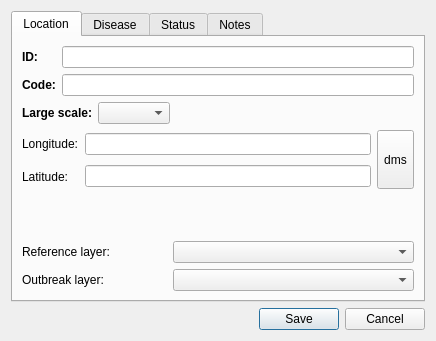
<?xml version="1.0" encoding="UTF-8"?>
<ui version="4.0">
 <class>Dialog</class>
 <widget class="QDialog" name="Dialog">
  <property name="geometry">
   <rect>
    <x>0</x>
    <y>0</y>
    <width>436</width>
    <height>341</height>
   </rect>
  </property>
  <property name="windowTitle">
   <string>Dialog</string>
  </property>
  <layout class="QGridLayout" name="gridLayout_14">
   <item row="0" column="0" colspan="2">
    <widget class="QTabWidget" name="tabWidget">
     <property name="layoutDirection">
      <enum>Qt::LeftToRight</enum>
     </property>
     <property name="tabShape">
      <enum>QTabWidget::Rounded</enum>
     </property>
     <property name="currentIndex">
      <number>0</number>
     </property>
     <widget class="QWidget" name="tab">
      <attribute name="title">
       <string>Location</string>
      </attribute>
      <layout class="QGridLayout" name="gridLayout_11">
       <item row="0" column="0">
        <widget class="QLabel" name="label_3">
         <property name="font">
          <font>
           <weight>75</weight>
           <bold>true</bold>
          </font>
         </property>
         <property name="text">
          <string>ID:</string>
         </property>
        </widget>
       </item>
       <item row="0" column="1" colspan="3">
        <widget class="QLineEdit" name="lineEdit_3">
         <property name="minimumSize">
          <size>
           <width>311</width>
           <height>0</height>
          </size>
         </property>
         <property name="alignment">
          <set>Qt::AlignLeading|Qt::AlignLeft|Qt::AlignVCenter</set>
         </property>
        </widget>
       </item>
       <item row="1" column="0">
        <widget class="QLabel" name="label_6">
         <property name="font">
          <font>
           <weight>75</weight>
           <bold>true</bold>
          </font>
         </property>
         <property name="text">
          <string>Code:</string>
         </property>
        </widget>
       </item>
       <item row="1" column="1" colspan="3">
        <widget class="QLineEdit" name="lineEdit_5">
         <property name="minimumSize">
          <size>
           <width>311</width>
           <height>0</height>
          </size>
         </property>
         <property name="alignment">
          <set>Qt::AlignLeading|Qt::AlignLeft|Qt::AlignVCenter</set>
         </property>
        </widget>
       </item>
       <item row="2" column="0" colspan="2">
        <widget class="QLabel" name="label_9">
         <property name="font">
          <font>
           <weight>75</weight>
           <bold>true</bold>
          </font>
         </property>
         <property name="text">
          <string>Large scale:</string>
         </property>
        </widget>
       </item>
       <item row="2" column="2">
        <widget class="QComboBox" name="comboBox_4">
         <property name="maximumSize">
          <size>
           <width>78</width>
           <height>16777215</height>
          </size>
         </property>
        </widget>
       </item>
       <item row="2" column="3">
        <spacer name="horizontalSpacer_3">
         <property name="orientation">
          <enum>Qt::Horizontal</enum>
         </property>
         <property name="sizeHint" stdset="0">
          <size>
           <width>189</width>
           <height>20</height>
          </size>
         </property>
        </spacer>
       </item>
       <item row="3" column="0" colspan="4">
        <layout class="QGridLayout" name="gridLayout_2">
         <item row="0" column="0">
          <widget class="QLabel" name="label">
           <property name="text">
            <string>Longitude:</string>
           </property>
          </widget>
         </item>
         <item row="0" column="1">
          <widget class="QLineEdit" name="lineEdit">
           <property name="alignment">
            <set>Qt::AlignRight|Qt::AlignTrailing|Qt::AlignVCenter</set>
           </property>
          </widget>
         </item>
         <item row="0" column="2" rowspan="2">
          <widget class="QToolButton" name="toolButton_3">
           <property name="minimumSize">
            <size>
             <width>0</width>
             <height>59</height>
            </size>
           </property>
           <property name="text">
            <string>dms</string>
           </property>
          </widget>
         </item>
         <item row="1" column="0">
          <widget class="QLabel" name="label_2">
           <property name="text">
            <string>Latitude:</string>
           </property>
          </widget>
         </item>
         <item row="1" column="1">
          <widget class="QLineEdit" name="lineEdit_2">
           <property name="alignment">
            <set>Qt::AlignRight|Qt::AlignTrailing|Qt::AlignVCenter</set>
           </property>
          </widget>
         </item>
        </layout>
       </item>
       <item row="4" column="3">
        <spacer name="verticalSpacer_3">
         <property name="orientation">
          <enum>Qt::Vertical</enum>
         </property>
         <property name="sizeHint" stdset="0">
          <size>
           <width>20</width>
           <height>11</height>
          </size>
         </property>
        </spacer>
       </item>
       <item row="5" column="0" colspan="4">
        <layout class="QGridLayout" name="gridLayout_6">
         <item row="0" column="0">
          <widget class="QLabel" name="label_4">
           <property name="text">
            <string>Reference layer:</string>
           </property>
          </widget>
         </item>
         <item row="0" column="1">
          <widget class="QComboBox" name="comboBox">
           <property name="minimumSize">
            <size>
             <width>241</width>
             <height>0</height>
            </size>
           </property>
          </widget>
         </item>
        </layout>
       </item>
       <item row="6" column="0" colspan="4">
        <layout class="QGridLayout" name="gridLayout_3">
         <item row="0" column="0">
          <widget class="QLabel" name="label_10">
           <property name="text">
            <string>Outbreak layer:</string>
           </property>
          </widget>
         </item>
         <item row="0" column="1">
          <widget class="QComboBox" name="comboBox_5">
           <property name="minimumSize">
            <size>
             <width>241</width>
             <height>0</height>
            </size>
           </property>
          </widget>
         </item>
        </layout>
       </item>
      </layout>
     </widget>
     <widget class="QWidget" name="tab_2">
      <attribute name="title">
       <string>Disease</string>
      </attribute>
      <layout class="QGridLayout" name="gridLayout_12">
       <item row="0" column="0" colspan="2">
        <layout class="QGridLayout" name="gridLayout_5">
         <item row="0" column="0">
          <widget class="QLabel" name="label_5">
           <property name="font">
            <font>
             <weight>75</weight>
             <bold>true</bold>
            </font>
           </property>
           <property name="text">
            <string>Disease:</string>
           </property>
          </widget>
         </item>
         <item row="0" column="1">
          <widget class="QComboBox" name="comboBox_2">
           <property name="minimumSize">
            <size>
             <width>280</width>
             <height>0</height>
            </size>
           </property>
          </widget>
         </item>
        </layout>
       </item>
       <item row="1" column="0" colspan="2">
        <layout class="QGridLayout" name="gridLayout_4">
         <item row="0" column="0">
          <widget class="QLabel" name="label_11">
           <property name="text">
            <string>Number of animals:</string>
           </property>
          </widget>
         </item>
         <item row="0" column="1">
          <widget class="QLineEdit" name="lineEdit_6">
           <property name="alignment">
            <set>Qt::AlignRight|Qt::AlignTrailing|Qt::AlignVCenter</set>
           </property>
          </widget>
         </item>
        </layout>
       </item>
       <item row="2" column="0">
        <widget class="QTableWidget" name="tableWidget">
         <property name="font">
          <font>
           <weight>50</weight>
           <bold>false</bold>
          </font>
         </property>
         <property name="editTriggers">
          <set>QAbstractItemView::NoEditTriggers</set>
         </property>
         <property name="selectionMode">
          <enum>QAbstractItemView::SingleSelection</enum>
         </property>
         <property name="selectionBehavior">
          <enum>QAbstractItemView::SelectRows</enum>
         </property>
         <property name="sortingEnabled">
          <bool>true</bool>
         </property>
         <property name="wordWrap">
          <bool>true</bool>
         </property>
         <attribute name="horizontalHeaderStretchLastSection">
          <bool>true</bool>
         </attribute>
         <attribute name="verticalHeaderVisible">
          <bool>false</bool>
         </attribute>
         <attribute name="verticalHeaderStretchLastSection">
          <bool>false</bool>
         </attribute>
         <column>
          <property name="text">
           <string>Species</string>
          </property>
          <property name="font">
           <font>
            <weight>75</weight>
            <bold>true</bold>
           </font>
          </property>
         </column>
         <column>
          <property name="text">
           <string>Type of production</string>
          </property>
          <property name="font">
           <font>
            <weight>75</weight>
            <bold>true</bold>
           </font>
          </property>
         </column>
        </widget>
       </item>
       <item row="2" column="1">
        <layout class="QGridLayout" name="gridLayout_10">
         <item row="0" column="0">
          <widget class="QToolButton" name="toolButton">
           <property name="minimumSize">
            <size>
             <width>25</width>
             <height>25</height>
            </size>
           </property>
           <property name="text">
            <string>+</string>
           </property>
          </widget>
         </item>
         <item row="1" column="0">
          <spacer name="verticalSpacer">
           <property name="orientation">
            <enum>Qt::Vertical</enum>
           </property>
           <property name="sizeHint" stdset="0">
            <size>
             <width>20</width>
             <height>40</height>
            </size>
           </property>
          </spacer>
         </item>
         <item row="2" column="0">
          <widget class="QToolButton" name="toolButton_5">
           <property name="text">
            <string>...</string>
           </property>
          </widget>
         </item>
         <item row="3" column="0">
          <spacer name="verticalSpacer_2">
           <property name="orientation">
            <enum>Qt::Vertical</enum>
           </property>
           <property name="sizeHint" stdset="0">
            <size>
             <width>20</width>
             <height>40</height>
            </size>
           </property>
          </spacer>
         </item>
         <item row="4" column="0">
          <widget class="QToolButton" name="toolButton_2">
           <property name="minimumSize">
            <size>
             <width>25</width>
             <height>25</height>
            </size>
           </property>
           <property name="text">
            <string>-</string>
           </property>
          </widget>
         </item>
        </layout>
       </item>
      </layout>
     </widget>
     <widget class="QWidget" name="tab_3">
      <attribute name="title">
       <string>Status</string>
      </attribute>
      <layout class="QGridLayout" name="gridLayout_9">
       <item row="0" column="0">
        <layout class="QGridLayout" name="gridLayout_7">
         <item row="0" column="0">
          <widget class="QLabel" name="label_8">
           <property name="minimumSize">
            <size>
             <width>46</width>
             <height>0</height>
            </size>
           </property>
           <property name="font">
            <font>
             <weight>75</weight>
             <bold>true</bold>
            </font>
           </property>
           <property name="text">
            <string>Year:</string>
           </property>
          </widget>
         </item>
         <item row="0" column="1">
          <widget class="QLineEdit" name="lineEdit_4">
           <property name="maximumSize">
            <size>
             <width>81</width>
             <height>16777215</height>
            </size>
           </property>
           <property name="inputMask">
            <string/>
           </property>
           <property name="text">
            <string/>
           </property>
           <property name="maxLength">
            <number>4</number>
           </property>
           <property name="frame">
            <bool>true</bool>
           </property>
           <property name="alignment">
            <set>Qt::AlignRight|Qt::AlignTrailing|Qt::AlignVCenter</set>
           </property>
          </widget>
         </item>
         <item row="0" column="2">
          <spacer name="horizontalSpacer_2">
           <property name="orientation">
            <enum>Qt::Horizontal</enum>
           </property>
           <property name="sizeHint" stdset="0">
            <size>
             <width>118</width>
             <height>20</height>
            </size>
           </property>
          </spacer>
         </item>
        </layout>
       </item>
       <item row="1" column="0">
        <layout class="QGridLayout" name="gridLayout_8">
         <item row="0" column="0">
          <widget class="QLabel" name="label_7">
           <property name="font">
            <font>
             <weight>75</weight>
             <bold>true</bold>
            </font>
           </property>
           <property name="text">
            <string>Status:</string>
           </property>
          </widget>
         </item>
         <item row="0" column="1">
          <widget class="QComboBox" name="comboBox_3">
           <property name="minimumSize">
            <size>
             <width>181</width>
             <height>0</height>
            </size>
           </property>
          </widget>
         </item>
         <item row="0" column="2">
          <spacer name="horizontalSpacer">
           <property name="orientation">
            <enum>Qt::Horizontal</enum>
           </property>
           <property name="sizeHint" stdset="0">
            <size>
             <width>40</width>
             <height>20</height>
            </size>
           </property>
          </spacer>
         </item>
        </layout>
       </item>
       <item row="2" column="0">
        <widget class="QGroupBox" name="groupBox">
         <property name="font">
          <font>
           <italic>false</italic>
          </font>
         </property>
         <property name="title">
          <string>Dates</string>
         </property>
         <layout class="QGridLayout" name="gridLayout">
          <item row="0" column="0">
           <widget class="QCheckBox" name="checkBox">
            <property name="layoutDirection">
             <enum>Qt::LeftToRight</enum>
            </property>
            <property name="text">
             <string>Suspect:</string>
            </property>
           </widget>
          </item>
          <item row="0" column="1">
           <widget class="QDateEdit" name="dateEdit">
            <property name="calendarPopup">
             <bool>true</bool>
            </property>
           </widget>
          </item>
          <item row="1" column="0">
           <widget class="QCheckBox" name="checkBox_2">
            <property name="layoutDirection">
             <enum>Qt::LeftToRight</enum>
            </property>
            <property name="text">
             <string>Confirmation:</string>
            </property>
           </widget>
          </item>
          <item row="1" column="1">
           <widget class="QDateEdit" name="dateEdit_2">
            <property name="calendarPopup">
             <bool>true</bool>
            </property>
           </widget>
          </item>
          <item row="2" column="0">
           <widget class="QCheckBox" name="checkBox_3">
            <property name="layoutDirection">
             <enum>Qt::LeftToRight</enum>
            </property>
            <property name="text">
             <string>Expiration:</string>
            </property>
           </widget>
          </item>
          <item row="2" column="1">
           <widget class="QDateEdit" name="dateEdit_3">
            <property name="calendarPopup">
             <bool>true</bool>
            </property>
           </widget>
          </item>
         </layout>
        </widget>
       </item>
      </layout>
     </widget>
     <widget class="QWidget" name="tab_4">
      <attribute name="title">
       <string>Notes</string>
      </attribute>
      <layout class="QGridLayout" name="gridLayout_13">
       <item row="0" column="0">
        <widget class="QTextEdit" name="textEdit"/>
       </item>
      </layout>
     </widget>
    </widget>
   </item>
   <item row="1" column="0">
    <widget class="QLabel" name="label_12">
     <property name="text">
      <string/>
     </property>
    </widget>
   </item>
   <item row="1" column="1">
    <widget class="QDialogButtonBox" name="buttonBox">
     <property name="orientation">
      <enum>Qt::Horizontal</enum>
     </property>
     <property name="standardButtons">
      <set>QDialogButtonBox::Cancel|QDialogButtonBox::Save</set>
     </property>
    </widget>
   </item>
  </layout>
 </widget>
 <resources/>
 <connections>
  <connection>
   <sender>buttonBox</sender>
   <signal>accepted()</signal>
   <receiver>Dialog</receiver>
   <slot>accept()</slot>
   <hints>
    <hint type="sourcelabel">
     <x>248</x>
     <y>254</y>
    </hint>
    <hint type="destinationlabel">
     <x>157</x>
     <y>274</y>
    </hint>
   </hints>
  </connection>
  <connection>
   <sender>buttonBox</sender>
   <signal>rejected()</signal>
   <receiver>Dialog</receiver>
   <slot>reject()</slot>
   <hints>
    <hint type="sourcelabel">
     <x>316</x>
     <y>260</y>
    </hint>
    <hint type="destinationlabel">
     <x>286</x>
     <y>274</y>
    </hint>
   </hints>
  </connection>
 </connections>
</ui>
